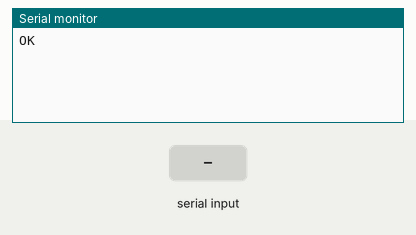
A sketch run on a simulated Arduino Uno, built with avr-gcc and run on an emulated ATmega328P. Parts: the last lines printed to the serial monitor. Inputs (shaded band) come from the test bench. The modem accepts every AT command (registered, SIM ready, sends succeed) and sends nothing else.

Above: at 1.2 s.
1.3 s: "1" received over the second serial link
At 2.4 s:
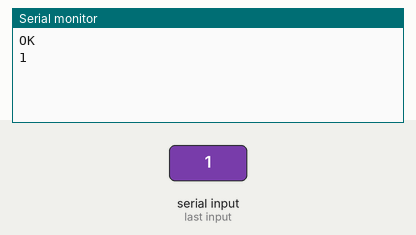
2.8 s: "0" received over the second serial link
At 3.6 s:
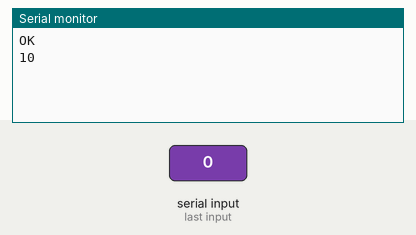

The sketch:

esp8266connect.ino
```cpp
#include <Arduino.h>
#include <ArduinoJson.h>
#include <SoftwareSerial.h>


SoftwareSerial esp(2,3);

String SSID = "dlink-6A94";
String PASSWORD = "xhfuq65281";

void setup(){
  Serial.begin(9600);
  esp.begin(9600);
  esp.setTimeout(5000);

  esp.println("AT+CWMODE=1");
  // AT+CWJAP="dlink-6A94","xhfuq65281"


}

void loop(){
  if(Serial.available()){
    esp.write(Serial.read());
  }
    if(esp.available()){
    Serial.write(esp.read());
  }
}
```

Measured:
- after the input at 1.3 s, the serial monitor: prints a new line at once (image 1)
- after the input at 2.8 s, the serial monitor: prints a new line at once (image 2)
